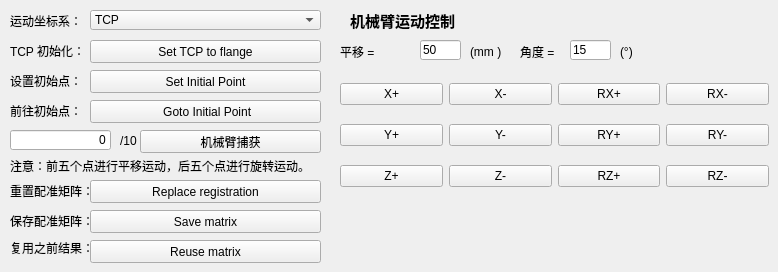
       <widget class="QWidget" name="tab_23">
        <attribute name="title">
         <string>机械臂配准</string>
        </attribute>
        <widget class="QComboBox" name="comboBox_robotMoveType_5">
         <property name="geometry">
          <rect>
           <x>90</x>
           <y>10</y>
           <width>231</width>
           <height>20</height>
          </rect>
         </property>
         <item>
          <property name="text">
           <string>TCP</string>
          </property>
         </item>
         <item>
          <property name="text">
           <string>Robot base</string>
          </property>
         </item>
        </widget>
        <widget class="QLabel" name="label_172">
         <property name="geometry">
          <rect>
           <x>10</x>
           <y>10</y>
           <width>81</width>
           <height>21</height>
          </rect>
         </property>
         <property name="text">
          <string>运动坐标系：</string>
         </property>
        </widget>
        <widget class="QLabel" name="label_173">
         <property name="geometry">
          <rect>
           <x>10</x>
           <y>40</y>
           <width>81</width>
           <height>21</height>
          </rect>
         </property>
         <property name="text">
          <string>TCP 初始化：</string>
         </property>
        </widget>
        <widget class="QPushButton" name="pushButton_setTCPToFlange_5">
         <property name="geometry">
          <rect>
           <x>90</x>
           <y>40</y>
           <width>231</width>
           <height>23</height>
          </rect>
         </property>
         <property name="text">
          <string>Set TCP to flange</string>
         </property>
        </widget>
        <widget class="QLabel" name="label_174">
         <property name="geometry">
          <rect>
           <x>10</x>
           <y>70</y>
           <width>111</width>
           <height>21</height>
          </rect>
         </property>
         <property name="text">
          <string>设置初始点：</string>
         </property>
        </widget>
        <widget class="QPushButton" name="pushButton_setInitialPoint_5">
         <property name="geometry">
          <rect>
           <x>90</x>
           <y>70</y>
           <width>231</width>
           <height>23</height>
          </rect>
         </property>
         <property name="text">
          <string>Set Initial Point</string>
         </property>
        </widget>
        <widget class="QLabel" name="label_176">
         <property name="geometry">
          <rect>
           <x>10</x>
           <y>100</y>
           <width>81</width>
           <height>21</height>
          </rect>
         </property>
         <property name="text">
          <string>前往初始点：</string>
         </property>
        </widget>
        <widget class="QPushButton" name="pushButton_goToInitial_5">
         <property name="geometry">
          <rect>
           <x>90</x>
           <y>100</y>
           <width>231</width>
           <height>23</height>
          </rect>
         </property>
         <property name="text">
          <string> Goto Initial Point</string>
         </property>
        </widget>
        <widget class="QLineEdit" name="lineEdit_collectedRoboPose_7">
         <property name="geometry">
          <rect>
           <x>10</x>
           <y>130</y>
           <width>101</width>
           <height>20</height>
          </rect>
         </property>
         <property name="layoutDirection">
          <enum>Qt::LeftToRight</enum>
         </property>
         <property name="text">
          <string>0</string>
         </property>
         <property name="alignment">
          <set>Qt::AlignRight|Qt::AlignTrailing|Qt::AlignVCenter</set>
         </property>
        </widget>
        <widget class="QLabel" name="label_177">
         <property name="geometry">
          <rect>
           <x>120</x>
           <y>130</y>
           <width>21</width>
           <height>21</height>
          </rect>
         </property>
         <property name="text">
          <string>/10</string>
         </property>
        </widget>
        <widget class="QPushButton" name="pushButton_captureRobot_5">
         <property name="geometry">
          <rect>
           <x>140</x>
           <y>130</y>
           <width>181</width>
           <height>23</height>
          </rect>
         </property>
         <property name="text">
          <string>机械臂捕获</string>
         </property>
        </widget>
        <widget class="QLabel" name="label_178">
         <property name="geometry">
          <rect>
           <x>10</x>
           <y>150</y>
           <width>311</width>
           <height>31</height>
          </rect>
         </property>
         <property name="font">
          <font>
           <pointsize>9</pointsize>
           <weight>50</weight>
           <bold>false</bold>
          </font>
         </property>
         <property name="text">
          <string>注意：前五个点进行平移运动，后五个点进行旋转运动。</string>
         </property>
        </widget>
        <widget class="QLabel" name="label_179">
         <property name="geometry">
          <rect>
           <x>10</x>
           <y>210</y>
           <width>101</width>
           <height>21</height>
          </rect>
         </property>
         <property name="text">
          <string>保存配准矩阵：</string>
         </property>
        </widget>
        <widget class="QLabel" name="label_180">
         <property name="geometry">
          <rect>
           <x>10</x>
           <y>180</y>
           <width>161</width>
           <height>21</height>
          </rect>
         </property>
         <property name="text">
          <string>重置配准矩阵：</string>
         </property>
        </widget>
        <widget class="QPushButton" name="pushButton_replaceRegistration_5">
         <property name="geometry">
          <rect>
           <x>90</x>
           <y>180</y>
           <width>231</width>
           <height>23</height>
          </rect>
         </property>
         <property name="text">
          <string>Replace registration</string>
         </property>
        </widget>
        <widget class="QPushButton" name="pushButton_saveArmMatrix_5">
         <property name="geometry">
          <rect>
           <x>90</x>
           <y>210</y>
           <width>231</width>
           <height>23</height>
          </rect>
         </property>
         <property name="text">
          <string>Save matrix</string>
         </property>
        </widget>
        <widget class="QLabel" name="label_181">
         <property name="geometry">
          <rect>
           <x>10</x>
           <y>240</y>
           <width>81</width>
           <height>16</height>
          </rect>
         </property>
         <property name="text">
          <string>复用之前结果：</string>
         </property>
        </widget>
        <widget class="QPushButton" name="pushButton_reuseArmMatrix_5">
         <property name="geometry">
          <rect>
           <x>90</x>
           <y>240</y>
           <width>231</width>
           <height>23</height>
          </rect>
         </property>
         <property name="text">
          <string>Reuse matrix</string>
         </property>
        </widget>
        <widget class="QWidget" name="layoutWidget_11">
         <property name="geometry">
          <rect>
           <x>340</x>
           <y>70</y>
           <width>429</width>
           <height>131</height>
          </rect>
         </property>
         <layout class="QGridLayout" name="gridLayout_27">
          <item row="3" column="4">
           <widget class="QPushButton" name="pushButton_ryp_5">
            <property name="text">
             <string>RY+</string>
            </property>
           </widget>
          </item>
          <item row="3" column="5">
           <widget class="QPushButton" name="pushButton_rym_5">
            <property name="text">
             <string>RY-</string>
            </property>
           </widget>
          </item>
          <item row="3" column="3">
           <widget class="QPushButton" name="pushButton_ym_5">
            <property name="text">
             <string>Y-</string>
            </property>
           </widget>
          </item>
          <item row="1" column="5">
           <widget class="QPushButton" name="pushButton_rxm_5">
            <property name="text">
             <string>RX-</string>
            </property>
           </widget>
          </item>
          <item row="1" column="4">
           <widget class="QPushButton" name="pushButton_rxp_5">
            <property name="text">
             <string>RX+</string>
            </property>
           </widget>
          </item>
          <item row="3" column="2">
           <widget class="QPushButton" name="pushButton_yp_5">
            <property name="text">
             <string>Y+</string>
            </property>
           </widget>
          </item>
          <item row="4" column="5">
           <widget class="QPushButton" name="pushButton_rzm_5">
            <property name="text">
             <string>RZ-</string>
            </property>
           </widget>
          </item>
          <item row="4" column="2">
           <widget class="QPushButton" name="pushButton_zp_5">
            <property name="text">
             <string>Z+</string>
            </property>
           </widget>
          </item>
          <item row="4" column="3">
           <widget class="QPushButton" name="pushButton_zm_5">
            <property name="text">
             <string>Z-</string>
            </property>
           </widget>
          </item>
          <item row="1" column="2">
           <widget class="QPushButton" name="pushButton_xp_5">
            <property name="text">
             <string>X+</string>
            </property>
           </widget>
          </item>
          <item row="4" column="4">
           <widget class="QPushButton" name="pushButton_rzp_5">
            <property name="text">
             <string>RZ+</string>
            </property>
           </widget>
          </item>
          <item row="1" column="3">
           <widget class="QPushButton" name="pushButton_xm_5">
            <property name="text">
             <string>X-</string>
            </property>
           </widget>
          </item>
         </layout>
        </widget>
        <widget class="QLabel" name="label_182">
         <property name="geometry">
          <rect>
           <x>340</x>
           <y>40</y>
           <width>71</width>
           <height>23</height>
          </rect>
         </property>
         <property name="layoutDirection">
          <enum>Qt::LeftToRight</enum>
         </property>
         <property name="text">
          <string>平移 =</string>
         </property>
        </widget>
        <widget class="QLineEdit" name="lineEdit_intuitiveValue_6">
         <property name="geometry">
          <rect>
           <x>420</x>
           <y>40</y>
           <width>41</width>
           <height>20</height>
          </rect>
         </property>
         <property name="text">
          <string>50</string>
         </property>
        </widget>
        <widget class="QLabel" name="label_183">
         <property name="geometry">
          <rect>
           <x>470</x>
           <y>40</y>
           <width>41</width>
           <height>23</height>
          </rect>
         </property>
         <property name="text">
          <string>(mm )</string>
         </property>
        </widget>
        <widget class="QLabel" name="label_184">
         <property name="geometry">
          <rect>
           <x>350</x>
           <y>10</y>
           <width>131</width>
           <height>21</height>
          </rect>
         </property>
         <property name="font">
          <font>
           <pointsize>11</pointsize>
           <weight>75</weight>
           <bold>true</bold>
          </font>
         </property>
         <property name="text">
          <string>机械臂运动控制</string>
         </property>
        </widget>
        <widget class="QLineEdit" name="lineEdit_intuitiveValue_7">
         <property name="geometry">
          <rect>
           <x>570</x>
           <y>40</y>
           <width>41</width>
           <height>20</height>
          </rect>
         </property>
         <property name="text">
          <string>15</string>
         </property>
        </widget>
        <widget class="QLabel" name="label_185">
         <property name="geometry">
          <rect>
           <x>620</x>
           <y>40</y>
           <width>41</width>
           <height>23</height>
          </rect>
         </property>
         <property name="text">
          <string>(°)</string>
         </property>
        </widget>
        <widget class="QLabel" name="label_186">
         <property name="geometry">
          <rect>
           <x>520</x>
           <y>40</y>
           <width>71</width>
           <height>23</height>
          </rect>
         </property>
         <property name="layoutDirection">
          <enum>Qt::LeftToRight</enum>
         </property>
         <property name="text">
          <string>角度 =</string>
         </property>
        </widget>
       </widget>
